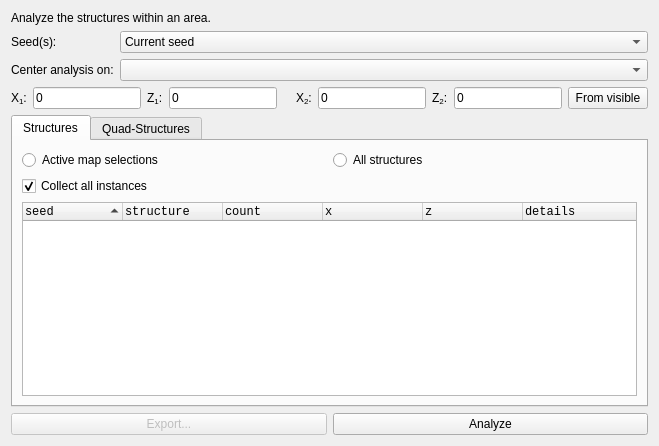
<?xml version="1.0" encoding="UTF-8"?>
<ui version="4.0">
 <class>TabStructures</class>
 <widget class="QWidget" name="TabStructures">
  <property name="windowTitle">
   <string>Form</string>
  </property>
  <layout class="QGridLayout" name="gridLayout">
   <item row="2" column="0">
    <widget class="QLabel" name="labelCenterOn">
     <property name="toolTip">
      <string>Center structure analysis on a structure filter (e.g., quad hut) instead of world origin</string>
     </property>
     <property name="text">
      <string>Center analysis on:</string>
     </property>
    </widget>
   </item>
   <item row="2" column="1">
    <widget class="StyledComboBox" name="comboCenterOn">
     <property name="sizePolicy">
      <sizepolicy hsizetype="MinimumExpanding" vsizetype="Fixed">
       <horstretch>0</horstretch>
       <verstretch>0</verstretch>
      </sizepolicy>
     </property>
     <property name="toolTip">
      <string>Center structure analysis on this filter instead of world origin (0,0)</string>
     </property>
    </widget>
   </item>
   <item row="1" column="1">
    <widget class="StyledComboBox" name="comboSeedSource">
     <property name="sizePolicy">
      <sizepolicy hsizetype="MinimumExpanding" vsizetype="Fixed">
       <horstretch>0</horstretch>
       <verstretch>0</verstretch>
      </sizepolicy>
     </property>
     <item>
      <property name="text">
       <string>Current seed</string>
      </property>
     </item>
     <item>
      <property name="text">
       <string>From matching seeds list</string>
      </property>
     </item>
    </widget>
   </item>
   <item row="1" column="0">
    <widget class="QLabel" name="label">
     <property name="text">
      <string>Seed(s):</string>
     </property>
    </widget>
   </item>
   <item row="0" column="0" colspan="2">
    <widget class="QLabel" name="labelDescription">
     <property name="text">
      <string>Analyze the structures within an area.</string>
     </property>
    </widget>
   </item>
   <item row="7" column="0" colspan="2">
    <layout class="QHBoxLayout" name="horizontalLayout">
     <item>
      <widget class="QPushButton" name="pushExport">
       <property name="enabled">
        <bool>false</bool>
       </property>
       <property name="text">
        <string>Export...</string>
       </property>
      </widget>
     </item>
     <item>
      <widget class="QPushButton" name="pushStart">
       <property name="text">
        <string>Analyze</string>
       </property>
      </widget>
     </item>
    </layout>
   </item>
   <item row="4" column="0" colspan="2">
    <widget class="QTabWidget" name="tabWidget">
     <property name="currentIndex">
      <number>0</number>
     </property>
     <widget class="QWidget" name="tabStructures">
      <attribute name="title">
       <string>Structures</string>
      </attribute>
      <layout class="QGridLayout" name="gridLayout_2">
       <item row="0" column="0">
        <layout class="QGridLayout" name="gridOptions">
         <item row="0" column="0">
          <widget class="QRadioButton" name="radioMap">
           <property name="text">
            <string>Active map selections</string>
           </property>
          </widget>
         </item>
         <item row="0" column="1">
          <widget class="QRadioButton" name="radioAll">
           <property name="text">
            <string>All structures</string>
           </property>
          </widget>
         </item>
         <item row="1" column="0">
          <widget class="QCheckBox" name="checkCollect">
           <property name="text">
            <string>Collect all instances</string>
           </property>
           <property name="checked">
            <bool>true</bool>
           </property>
          </widget>
         </item>
        </layout>
       </item>
       <item row="1" column="0">
        <widget class="QTreeWidget" name="treeStructs">
         <property name="font">
          <font>
           <family>Monospace</family>
          </font>
         </property>
         <property name="editTriggers">
          <set>QAbstractItemView::NoEditTriggers</set>
         </property>
         <property name="sortingEnabled">
          <bool>true</bool>
         </property>
         <property name="animated">
          <bool>true</bool>
         </property>
         <property name="expandsOnDoubleClick">
          <bool>false</bool>
         </property>
         <column>
          <property name="text">
           <string>seed</string>
          </property>
         </column>
         <column>
          <property name="text">
           <string>structure</string>
          </property>
         </column>
         <column>
          <property name="text">
           <string>count</string>
          </property>
         </column>
         <column>
          <property name="text">
           <string>x</string>
          </property>
         </column>
         <column>
          <property name="text">
           <string>z</string>
          </property>
         </column>
         <column>
          <property name="text">
           <string>details</string>
          </property>
         </column>
        </widget>
       </item>
      </layout>
     </widget>
     <widget class="QWidget" name="tabQuads">
      <attribute name="title">
       <string>Quad-Structures</string>
      </attribute>
      <layout class="QGridLayout" name="gridLayout_3">
       <item row="0" column="0">
        <widget class="QTreeWidget" name="treeQuads">
         <property name="font">
          <font>
           <family>Monospace</family>
          </font>
         </property>
         <property name="contextMenuPolicy">
          <enum>Qt::CustomContextMenu</enum>
         </property>
         <property name="editTriggers">
          <set>QAbstractItemView::NoEditTriggers</set>
         </property>
         <property name="selectionMode">
          <enum>QAbstractItemView::SingleSelection</enum>
         </property>
         <property name="selectionBehavior">
          <enum>QAbstractItemView::SelectRows</enum>
         </property>
         <property name="verticalScrollMode">
          <enum>QAbstractItemView::ScrollPerPixel</enum>
         </property>
         <property name="horizontalScrollMode">
          <enum>QAbstractItemView::ScrollPerPixel</enum>
         </property>
         <property name="sortingEnabled">
          <bool>true</bool>
         </property>
         <property name="animated">
          <bool>true</bool>
         </property>
         <column>
          <property name="text">
           <string>seed</string>
          </property>
         </column>
         <column>
          <property name="text">
           <string>type</string>
          </property>
         </column>
         <column>
          <property name="text">
           <string>distance</string>
          </property>
         </column>
         <column>
          <property name="text">
           <string>x</string>
          </property>
         </column>
         <column>
          <property name="text">
           <string>z</string>
          </property>
         </column>
         <column>
          <property name="text">
           <string>radius</string>
          </property>
         </column>
         <column>
          <property name="text">
           <string>spawn area</string>
          </property>
         </column>
        </widget>
       </item>
      </layout>
     </widget>
    </widget>
   </item>
   <item row="3" column="0" colspan="2">
    <layout class="QGridLayout" name="gridArea">
     <item row="0" column="0">
      <layout class="QHBoxLayout" name="layoutArea">
       <item>
        <widget class="QLabel" name="labelX1">
         <property name="toolTip">
          <string>Lower bound (inclusive)</string>
         </property>
         <property name="text">
          <string>&lt;html&gt;&lt;head/&gt;&lt;body&gt;&lt;p&gt;X&lt;span style=&quot; vertical-align:sub;&quot;&gt;1&lt;/span&gt;:&lt;/p&gt;&lt;/body&gt;&lt;/html&gt;</string>
         </property>
        </widget>
       </item>
       <item>
        <widget class="CoordEdit" name="lineX1">
         <property name="toolTip">
          <string>Lower bound (inclusive)</string>
         </property>
         <property name="text">
          <string>0</string>
         </property>
        </widget>
       </item>
       <item>
        <widget class="QLabel" name="labelZ1">
         <property name="toolTip">
          <string>Lower bound (inclusive)</string>
         </property>
         <property name="text">
          <string>&lt;html&gt;&lt;head/&gt;&lt;body&gt;&lt;p&gt;Z&lt;span style=&quot; vertical-align:sub;&quot;&gt;1&lt;/span&gt;:&lt;/p&gt;&lt;/body&gt;&lt;/html&gt;</string>
         </property>
        </widget>
       </item>
       <item>
        <widget class="CoordEdit" name="lineZ1">
         <property name="toolTip">
          <string>Lower bound (inclusive)</string>
         </property>
         <property name="text">
          <string>0</string>
         </property>
        </widget>
       </item>
       <item>
        <widget class="QLabel" name="label_2">
         <property name="text">
          <string/>
         </property>
        </widget>
       </item>
       <item>
        <widget class="QLabel" name="labelX2">
         <property name="toolTip">
          <string>Upper bound (inclusive)</string>
         </property>
         <property name="text">
          <string>&lt;html&gt;&lt;head/&gt;&lt;body&gt;&lt;p&gt;X&lt;span style=&quot; vertical-align:sub;&quot;&gt;2&lt;/span&gt;:&lt;/p&gt;&lt;/body&gt;&lt;/html&gt;</string>
         </property>
        </widget>
       </item>
       <item>
        <widget class="CoordEdit" name="lineX2">
         <property name="toolTip">
          <string>Upper bound (inclusive)</string>
         </property>
         <property name="text">
          <string>0</string>
         </property>
        </widget>
       </item>
       <item>
        <widget class="QLabel" name="labelZ2">
         <property name="toolTip">
          <string>Upper bound (inclusive)</string>
         </property>
         <property name="text">
          <string>&lt;html&gt;&lt;head/&gt;&lt;body&gt;&lt;p&gt;Z&lt;span style=&quot; vertical-align:sub;&quot;&gt;2&lt;/span&gt;:&lt;/p&gt;&lt;/body&gt;&lt;/html&gt;</string>
         </property>
        </widget>
       </item>
       <item>
        <widget class="CoordEdit" name="lineZ2">
         <property name="toolTip">
          <string>Upper bound (inclusive)</string>
         </property>
         <property name="text">
          <string>0</string>
         </property>
        </widget>
       </item>
      </layout>
     </item>
     <item row="0" column="1">
      <widget class="QPushButton" name="buttonFromVisible">
       <property name="text">
        <string>From visible</string>
       </property>
      </widget>
     </item>
    </layout>
   </item>
  </layout>
 </widget>
 <customwidgets>
  <customwidget>
   <class>CoordEdit</class>
   <extends>QLineEdit</extends>
   <header>src/conditiondialog.h</header>
  </customwidget>
  <customwidget>
   <class>StyledComboBox</class>
   <extends>QComboBox</extends>
   <header>src/widgets.h</header>
  </customwidget>
 </customwidgets>
 <resources/>
 <connections/>
</ui>
